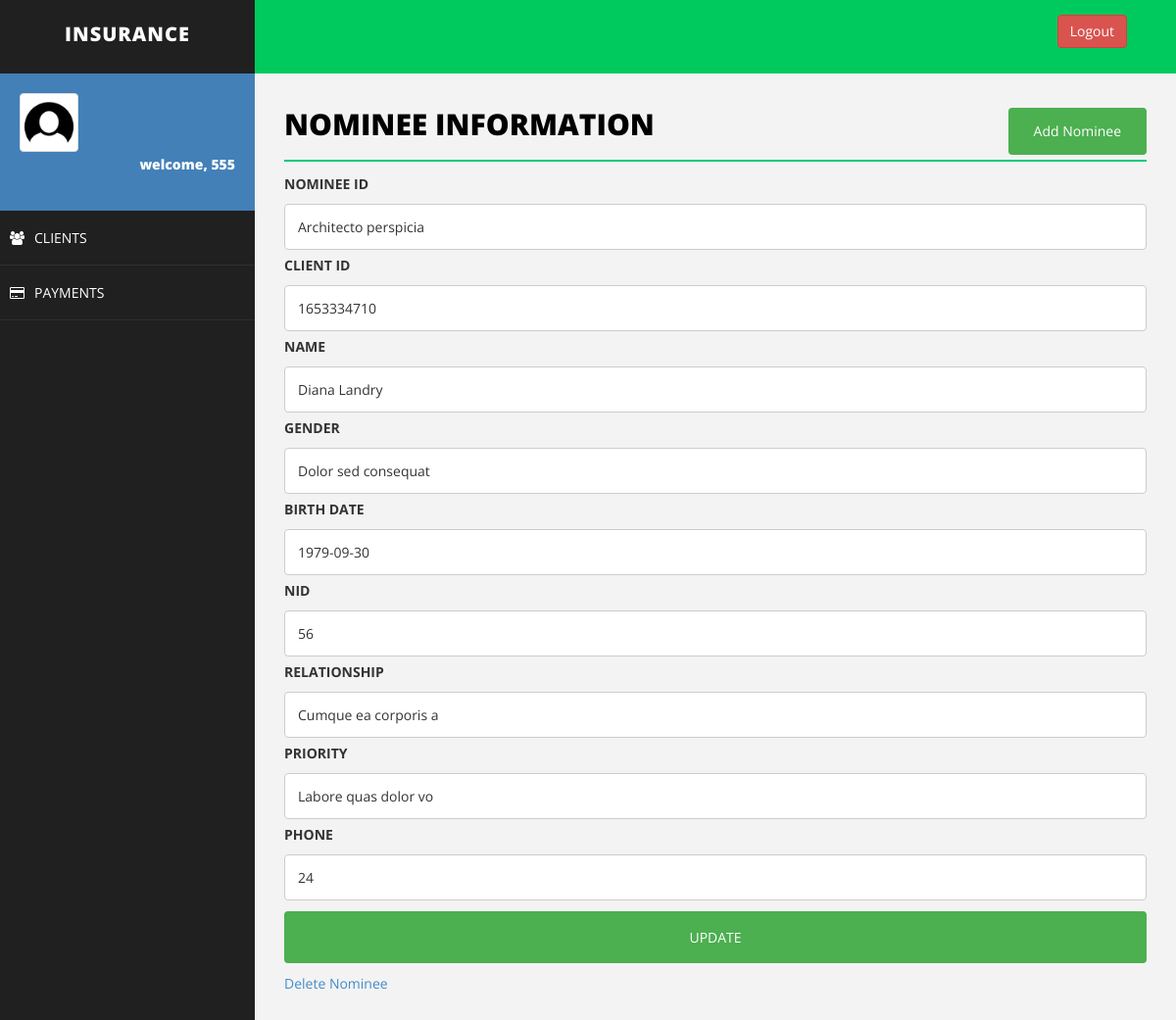
/editNominee.php?nominee_id=Architecto perspicia (signed in), run on the app's committed database.
### tables this page shows
CREATE TABLE `nominee` (
  `nominee_id` varchar(200) NOT NULL,
  `client_id` varchar(100) NOT NULL,
  `name` varchar(50) NOT NULL,
  `sex` varchar(20) NOT NULL,
  `birth_date` varchar(50) NOT NULL,
  `nid` varchar(50) NOT NULL,
  `relationship` varchar(20) NOT NULL,
  `priority` varchar(20) NOT NULL,
  `phone` varchar(50) NOT NULL
);

### editNominee.php (the view, shortened to what this page needs)
<!DOCTYPE html>
<html>
<head>
    <link href="assets/css/bootstrap.css" rel="stylesheet" />
    <link href="assets/css/font-awesome.css" rel="stylesheet" />
    <link href="assets/css/basic.css" rel="stylesheet" />
    <link href="assets/css/custom.css" rel="stylesheet" />
</head>
<body>
<?php include 'header.php';
?>
        <div id="page-wrapper">
                <div class="row">
                    <div class="col-md-12">
                        <h1 class="page-head-line">Nominee Information
						<button class="btn" align="center">
						<a href="addNominee.php" class="btn">Add Nominee</a>
						</button>
						</h1>
                    </div>
                </div>
<?php
   include'connection.php';
	if($_SERVER["REQUEST_METHOD"] == "GET"){
		$nominee_id = $_GET["nominee_id"];
	}
	$sql = "SELECT * from nominee where nominee_id='$nominee_id'";
	$result = $conn->query($sql);
	echo "<div>\n";
	  echo '<form action="updateNominee.php" method="post">';
	while($row = $result->fetch_assoc()) {
		echo "<label for=\"fname\">NOMINEE ID</label>";
	    echo "<input type=\"text\" nominee_id=\"fname\" name=\"nominee_id\" placeholder=\"nominee id..\" value=\"$row[nominee_id]\">";
		echo "<label for=\"fname\">CLIENT ID</label>";
	    echo "<input type=\"text\" nominee_id=\"fname\" name=\"client_id\" placeholder=\"client id..\" value=\"$row[client_id]\">";
		echo "<label for=\"fname\">NAME</label>";
	    echo "<input type=\"text\" nominee_id=\"fname\" name=\"name\" placeholder=\"nominees Name..\" value=\"$row[name]\">";
		echo "<label for=\"fname\">GENDER</label>";
		echo "<input type=\"text\" nominee_id=\"fname\" name=\"sex\" placeholder=\"nominees gender..\" value=\"$row[sex]\">";
		echo "<label for=\"fname\">BIRTH DATE</label>";
		echo "<input type=\"text\" nominee_id=\"fname\" name=\"birth_date\" placeholder=\"nominees Birth Date..\" value=\"$row[birth_date]\">";
		echo "<label for=\"fname\">NID</label>";
		echo "<input type=\"text\" nominee_id=\"fname\" name=\"nid\" placeholder=\"nominees NID..\" value=\"$row[nid]\">";
		echo "<label for=\"fname\">RELATIONSHIP</label>";
		echo "<input type=\"text\" nominee_id=\"fname\" name=\"relationship\" placeholder=\"Relationship With Client..\" value=\"$row[relationship]\">";
		echo "<label for=\"fname\">PRIORITY</label>";
		echo "<input type=\"text\" nominee_id=\"fname\" name=\"priority\" placeholder=\"Priority..\" value=\"$row[priority]\">";
		echo "<label for=\"fname\">PHONE</label>";
		echo "<input type=\"text\" nominee_id=\"fname\" name=\"phone\" placeholder=\"nominees Phone..\" value=\"$row[phone]\">";
    }
	echo "<input type=\"submit\" value=\"UPDATE\">";
	echo "</form>\n";
	echo "<a href='deleteNominee.php?nominee_id=".$nominee_id."'>Delete Nominee</a>";
echo "</div>\n";
?>
        </div>
    </div>
</body>
</html>

### assets/css/basic.css (style rules this page uses)
body { font-family: 'Open Sans', sans-serif; line-height:25px; }
#page-wrapper { padding: 15px 15px; min-height: 600px; background: #F3F3F3; }
.page-head-line { font-size: 30px; text-transform: uppercase; color: #000; font-weight: 800; padding-bottom: 20px; border-bottom: 2px solid #00CA79; margin-bottom: 10px; }
@media (min-width:768px) { #page-wrapper { margin: 0 0 0 260px; padding: 15px 30px; min-height: 1200px; } }

### editNominee.php (style rules this page uses)
input[type=text], select { width: 100%; padding: 10px 13px; margin: 3px 0; display: inline-block; border: 1px solid #ccc; border-radius: 4px; box-sizing: border-box; }
input[type=submit] { width: 100%; background-color: #4CAF50; color: white; padding: 14px 20px; margin: 8px 0; border: none; border-radius: 4px; cursor: pointer; }
.btn { background-color: #4CAF50; float: right; color:white; text-decoration:none; }

### data on the page
nominee: nominee_id "Architecto perspicia", client_id "1653334710", name "Diana Landry", sex "Dolor sed consequat", birth_date "1979-09-30", nid "56", relationship "Cumque ea corporis a", priority "Labore quas dolor vo", phone "24"

### other printed values
$_SESSION["username"] "555"
